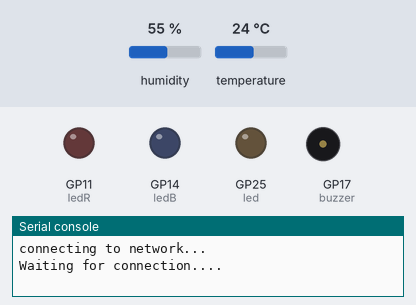
This program was run on a simulated Raspberry Pi Pico running MicroPython. Parts: output pins drawn as LEDs (lit = HIGH), buzzer (waves = sounding), the last lines printed to the serial console. Inputs (shaded band) come from the test bench; at power-on: humidity 55 %, temperature 24 °C. WiFi joins after 1.5 s; no MQTT or app messages arrive unless stated; values from a settings file that is not in the repository are placeholders; web requests get an empty 200 reply after 0.4 s.

Above: at 0.1 s.
At 3.9 s:
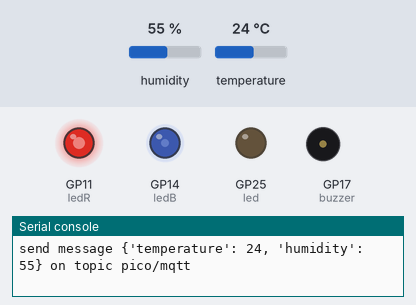
At 125.83 s:
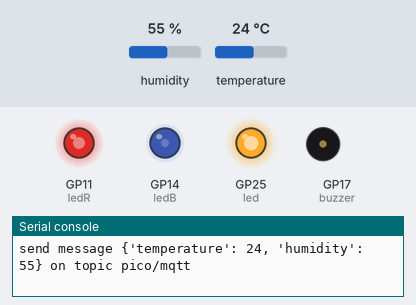
Timing chart, 0 to 127.4 s (numbered marks = the images above):
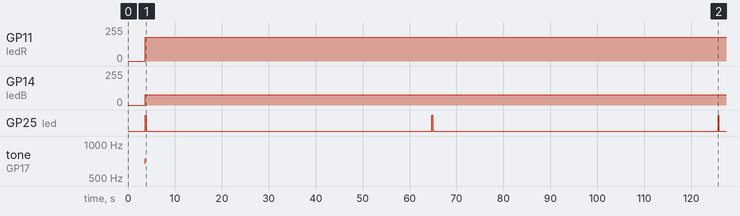

Measured:
- by itself, GP11 (ledR): 0/255 → 179/255 at 3.7 s
- by itself, GP14 (ledB): 0/255 → 76/255 at 3.7 s
- by itself, GP25 (led): alternates HIGH for 0.20 s and LOW for 60.8 s
- by itself, tone on GP17 (buzzer): silent → 700 Hz at 3.6 s, → silent 0.10 s later

The program:

main.py
```python
import time
from machine import Pin, PWM
import dht
from umqtt.simple import MQTTClient
import json

import secrets

temperatures = [17, 27]

# MQTT Client
ClientID = f'raspberry-sub-{time.time_ns()}'
topic = "pico/mqtt"

def main():
    client = MQTTClient(ClientID, secrets.MQTT_SERVER, 1883)

    # On-board LED
    led = Pin("LED", Pin.OUT)

    # DHT11 sensor
    sensor = dht.DHT11(Pin(16))

    # Piezo
    buzzer = PWM(Pin(17))

    # RGB LED (only red and blue)
    ledR = PWM(Pin(11), freq=300_00, duty_u16=0)
    ledB = PWM(Pin(14), freq=300_00, duty_u16=0)

    #Try to connect, reconnect
    try:
        connect(client)
    except OSError as e:
        reconnect(client)

    lastTemp = 0


    # Main loop
    while True:
        # Read sensor values
        temp, hum = readSensor(sensor)

        if lastTemp > temp:
            # Low beep, temperature went down
            beep(buzzer, 300)
        elif lastTemp < temp:
            # High beep, temperature went up
            beep(buzzer, 700)

        lastTemp = temp

        # Change LED color
        updateLed(temp, R=ledR, B=ledB)

        # Prepare message data
        msg = {
            "temperature": temp,
            "humidity": hum
        }

        # Send data
        send_data(client, led, msg)

        time.sleep(60)


def connect(c):
    print('Trying to connect to MQTT Broker "%s"' % (secrets.MQTT_SERVER))
    c.connect()
    print('Connected to MQTT Broker "%s"' % (secrets.MQTT_SERVER))

def reconnect(c):
    print('Failed to connect to MQTT broker, Reconnecting...')
    time.sleep(5)
    c.connect()

def send_data(c, led, msg):
    print('send message %s on topic %s' % (msg, topic))
    try:
        c.publish(topic, json.dumps(msg), qos=0)
    except OSError as e:
        print(e)
    led.on()
    time.sleep(0.2)
    led.off()
    time.sleep(0.8)


def readSensor(s):
    try:
        s.measure()
        temperature = s.temperature()
        humidity = s.humidity()
        print("Temperature is {} degrees Celsius and Humidity is {}%".format(temperature, humidity))

        return temperature, humidity
    except Exception as error:
        print("Exception occurred", error)
    time.sleep(2)

def updateLed(temp, R, B):
        if(temp <= temperatures[0]):
            colorVal = 1
        elif(temp >= temperatures[1]):
            colorVal = 0
        else:
            colorVal = (temperatures[1] - temp) / (temperatures[1] - temperatures[0])

        R.duty_u16(int(2**16*(1 - colorVal)))
        B.duty_u16(int(2**16*colorVal))

def beep(buzzer, f):
    buzzer.duty_u16(1000)
    buzzer.freq(f)
    time.sleep(0.1)
    buzzer.duty_u16(0)

try:
    main()
except OSError as e:
    print(f"Error:{e}")
```

boot.py
```python
import network
import socket
from time import sleep

import secrets

def connect():
    wlan = network.WLAN(network.STA_IF)         # Put modem on Station mode
    if not wlan.isconnected():                  # Check if already connected
        print('connecting to network...')
        wlan.active(True)                       # Activate network interface

        # set power mode to get WiFi power-saving off (if needed)
        wlan.config(pm = 0xa11140)
        wlan.connect(secrets.WIFI_SSID, secrets.WIFI_PASS)  # Your WiFi Credential
        print('Waiting for connection...', end='')

        # Check if it is connected otherwise wait
        while not wlan.isconnected() and wlan.status() >= 0:
            print('.', end='')
            sleep(1)

    # Print the IP assigned by router
    ip = wlan.ifconfig()[0]
    print('\nConnected on {}'.format(ip))
    return ip

def http_get(url = 'http://detectportal.firefox.com/'):
    _, _, host, path = url.split('/', 3)    # Separate URL request
    addr = socket.getaddrinfo(host, 80)[0][-1]  # Get IP address of host
    s = socket.socket()                     # Initialise the socket
    s.connect(addr)                         # Try connecting to host address
    # Send HTTP request to the host with specific path
    s.send(bytes('GET /%s HTTP/1.0\r\nHost: %s\r\n\r\n' % (path, host), 'utf8'))
    sleep(1)                           # Sleep for a second
    rec_bytes = s.recv(10000)               # Receve response
    print(rec_bytes)                        # Print the response
    s.close()                               # Close connection

# WiFi Connection
try:
    ip = connect()
except KeyboardInterrupt:
    print("Keyboard interrupt")

# HTTP request
try:
    http_get()
except (Exception, KeyboardInterrupt) as err:
    print("No Internet", err)
```
